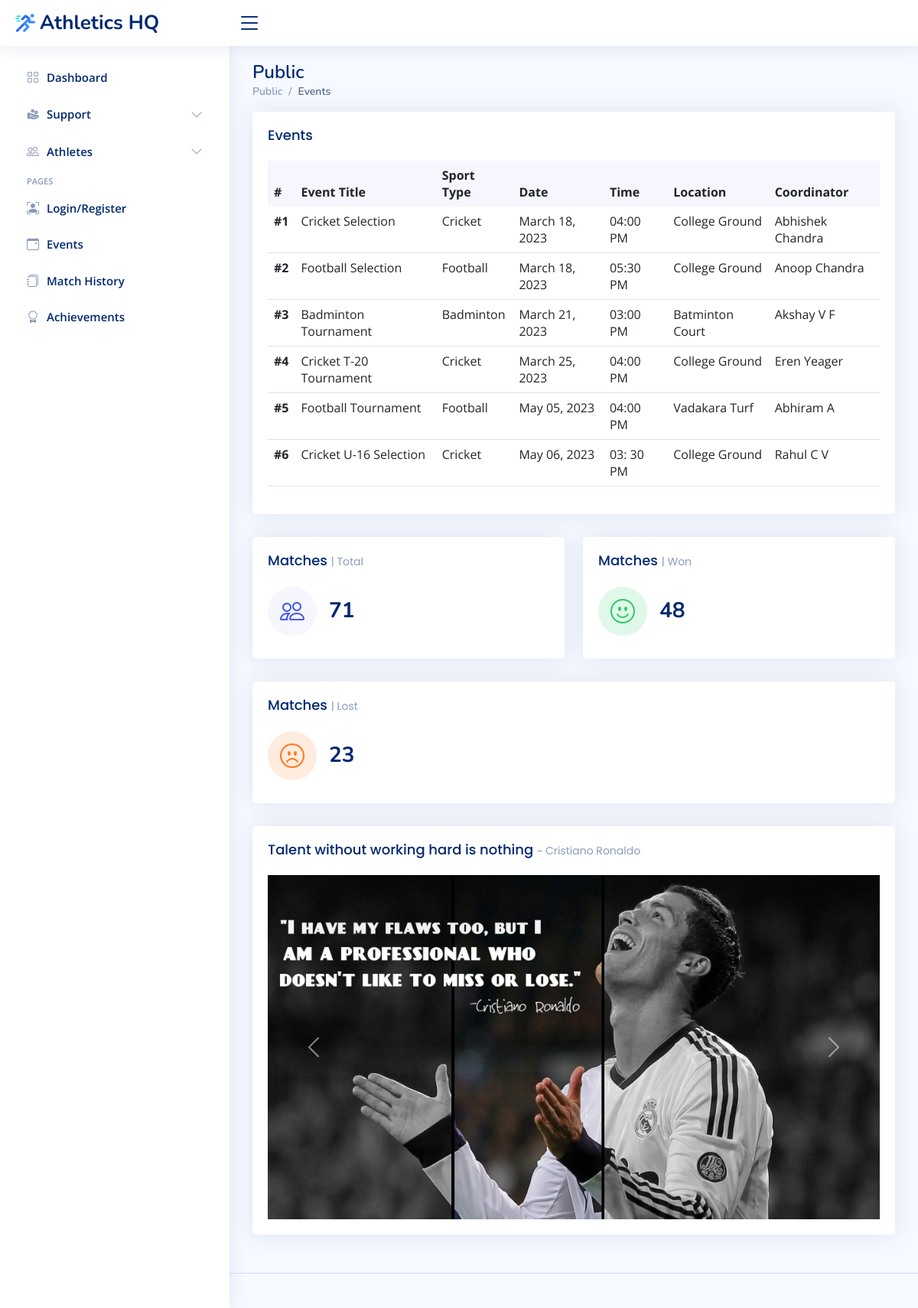
/public/view_events_pb/, run on the app's committed database.
### coach/models.py (models this page shows, shortened)
class event(models.Model):
    event_name = models.CharField(max_length=100)
    event_type = models.CharField(max_length=100, null=True)
    sport_type = models.CharField(max_length=10)
    date = models.CharField(max_length=20)
    time = models.CharField(max_length=20)
    location = models.CharField(max_length=100)
    coordinator = models.ForeignKey(coordinator, on_delete=models.CASCADE)

class coordinator(models.Model):
    name = models.CharField(max_length=100)
    contact_info = models.CharField(max_length=14)
    sport_type = models.CharField(max_length=10)
    status = models.CharField(max_length=10)
    def __str__(self):
        return self.name

### public/views.py (the view)
# urls.py: path('view_events_pb/', views.view_events_pb, name='view_events_pb'),
def view_events_pb(request):
    context = {}
    context["Events"] = True
    context["title"] = "Events"
    context["data"] = event.objects.all()
    return render(request, 'view-events-pb.html', context)

### templates/view-events-pb.html
{% extends 'index.html' %}
{% block body %}
            <div class="col-12">
            <div class="card recent-sales overflow-auto">
                <div class="card-body">
                <h5 class="card-title">Events</h5>
                <table class="table table-hover datatable">
                    <thead>
                    <tr>
                        <th scope="col">#</th>
                        <th scope="col">Event Title</th>
                        <th scope="col">Sport Type</th>
                        <th scope="col">Date</th>
                        <th scope="col">Time</th>
                        <th scope="col">Location</th>
                        <th scope="col">Coordinator</th>
                    </tr>
                    </thead>
                    <tbody>
                    {% for i in data %}
                    <tr>
                        <th scope="row">#{{forloop.counter}}</a></th>
                        <td>{{i.event_name}}</td>
                        <td>{{i.sport_type}}</td>
                        <td>{{i.date}}</td>
                        <td>{{i.time}}</td>
                        <td>{{i.location}}</td>
                        <td>{{i.coordinator}}</td>
                    </tr>
                    {% endfor %}
                    </tbody>
                </table>
                </div>
            </div>
            </div>
{% endblock %}

### static/assets/css/style.css (style rules this page uses)
:root { scroll-behavior: smooth; }
body { font-family: "Open Sans", sans-serif; background: #f6f9ff; color: #444444; }
h1, h2, h3, h4, h5, h6 { font-family: "Nunito", sans-serif; }
.card { margin-bottom: 30px; border: none; border-radius: 5px; box-shadow: 0px 0 30px rgba(1, 41, 112, 0.1); }
.card-title { padding: 20px 0 15px 0; font-size: 18px; font-weight: 500; color: #012970; font-family: "Poppins", sans-serif; }
.card-body { padding: 0 20px 20px 20px; }
.dashboard .recent-sales { font-size: 14px; }
.dashboard .recent-sales .table thead { background: #f6f6fe; }
.dashboard .recent-sales .table thead th { border: 0; }

### data on the page
event: event_name "Cricket Selection", sport_type "Cricket", date "March 18, 2023", time "04:00 PM", location "College Ground", coordinator "Abhishek Chandra"
event: event_name "Football Selection", sport_type "Football", date "March 18, 2023", time "05:30 PM", location "College Ground", coordinator "Anoop Chandra"
event: event_name "Badminton Tournament", sport_type "Badminton", date "March 21, 2023", time "03:00 PM", location "Batminton Court", coordinator "Akshay V F"
event: event_name "Cricket T-20 Tournament", sport_type "Cricket", date "March 25, 2023", time "04:00 PM", location "College Ground", coordinator "Eren Yeager"
event: event_name "Football Tournament", sport_type "Football", date "May 05, 2023", time "04:00 PM", location "Vadakara Turf", coordinator "Abhiram A"
event: event_name "Cricket U-16 Selection", sport_type "Cricket", date "May 06, 2023", time "03: 30 PM", location "College Ground", coordinator "Rahul C V"

### other printed values
{{ title }} "Events"
